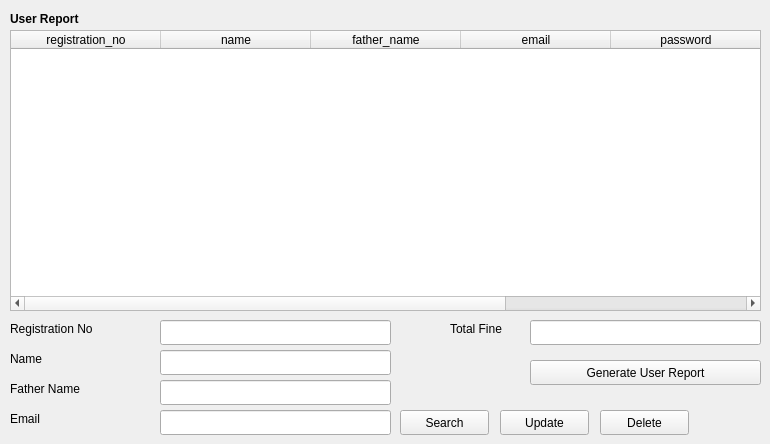
    <widget class="QWidget" name="tab_7">
     <attribute name="title">
      <string>Page</string>
     </attribute>
     <widget class="QTableWidget" name="tableWidget_6">
      <property name="enabled">
       <bool>true</bool>
      </property>
      <property name="geometry">
       <rect>
        <x>10</x>
        <y>30</y>
        <width>751</width>
        <height>281</height>
       </rect>
      </property>
      <attribute name="horizontalHeaderDefaultSectionSize">
       <number>150</number>
      </attribute>
      <column>
       <property name="text">
        <string>registration_no</string>
       </property>
      </column>
      <column>
       <property name="text">
        <string>name</string>
       </property>
      </column>
      <column>
       <property name="text">
        <string>father_name</string>
       </property>
      </column>
      <column>
       <property name="text">
        <string>email</string>
       </property>
      </column>
      <column>
       <property name="text">
        <string>password</string>
       </property>
      </column>
      <column>
       <property name="text">
        <string>total_fine</string>
       </property>
      </column>
     </widget>
     <widget class="QLabel" name="label_43">
      <property name="enabled">
       <bool>true</bool>
      </property>
      <property name="geometry">
       <rect>
        <x>10</x>
        <y>10</y>
        <width>131</width>
        <height>17</height>
       </rect>
      </property>
      <property name="font">
       <font>
        <weight>75</weight>
        <bold>true</bold>
       </font>
      </property>
      <property name="text">
       <string>User Report</string>
      </property>
     </widget>
     <widget class="QLineEdit" name="lineEdit_20">
      <property name="geometry">
       <rect>
        <x>160</x>
        <y>320</y>
        <width>231</width>
        <height>25</height>
       </rect>
      </property>
     </widget>
     <widget class="QLineEdit" name="lineEdit_21">
      <property name="geometry">
       <rect>
        <x>160</x>
        <y>380</y>
        <width>231</width>
        <height>25</height>
       </rect>
      </property>
     </widget>
     <widget class="QLineEdit" name="lineEdit_22">
      <property name="geometry">
       <rect>
        <x>160</x>
        <y>350</y>
        <width>231</width>
        <height>25</height>
       </rect>
      </property>
     </widget>
     <widget class="QLineEdit" name="lineEdit_26">
      <property name="geometry">
       <rect>
        <x>160</x>
        <y>410</y>
        <width>231</width>
        <height>25</height>
       </rect>
      </property>
     </widget>
     <widget class="QLabel" name="label_47">
      <property name="geometry">
       <rect>
        <x>10</x>
        <y>320</y>
        <width>111</width>
        <height>17</height>
       </rect>
      </property>
      <property name="text">
       <string>Registration No</string>
      </property>
     </widget>
     <widget class="QLabel" name="label_48">
      <property name="geometry">
       <rect>
        <x>10</x>
        <y>350</y>
        <width>91</width>
        <height>17</height>
       </rect>
      </property>
      <property name="text">
       <string>Name</string>
      </property>
     </widget>
     <widget class="QLabel" name="label_49">
      <property name="geometry">
       <rect>
        <x>10</x>
        <y>380</y>
        <width>91</width>
        <height>17</height>
       </rect>
      </property>
      <property name="text">
       <string>Father Name</string>
      </property>
     </widget>
     <widget class="QLabel" name="label_50">
      <property name="geometry">
       <rect>
        <x>10</x>
        <y>410</y>
        <width>67</width>
        <height>17</height>
       </rect>
      </property>
      <property name="text">
       <string>Email</string>
      </property>
     </widget>
     <widget class="QPushButton" name="pushButton_22">
      <property name="geometry">
       <rect>
        <x>400</x>
        <y>410</y>
        <width>89</width>
        <height>25</height>
       </rect>
      </property>
      <property name="text">
       <string>Search</string>
      </property>
     </widget>
     <widget class="QPushButton" name="pushButton_23">
      <property name="geometry">
       <rect>
        <x>500</x>
        <y>410</y>
        <width>89</width>
        <height>25</height>
       </rect>
      </property>
      <property name="text">
       <string>Update</string>
      </property>
     </widget>
     <widget class="QPushButton" name="pushButton_24">
      <property name="geometry">
       <rect>
        <x>600</x>
        <y>410</y>
        <width>89</width>
        <height>25</height>
       </rect>
      </property>
      <property name="text">
       <string>Delete</string>
      </property>
     </widget>
     <widget class="QLabel" name="label_51">
      <property name="geometry">
       <rect>
        <x>450</x>
        <y>320</y>
        <width>71</width>
        <height>17</height>
       </rect>
      </property>
      <property name="text">
       <string>Total Fine</string>
      </property>
     </widget>
     <widget class="QLineEdit" name="lineEdit_24">
      <property name="geometry">
       <rect>
        <x>530</x>
        <y>320</y>
        <width>231</width>
        <height>25</height>
       </rect>
      </property>
     </widget>
     <widget class="QPushButton" name="pushButton_25">
      <property name="geometry">
       <rect>
        <x>530</x>
        <y>360</y>
        <width>231</width>
        <height>25</height>
       </rect>
      </property>
      <property name="text">
       <string>Generate User Report</string>
      </property>
     </widget>
    </widget>
